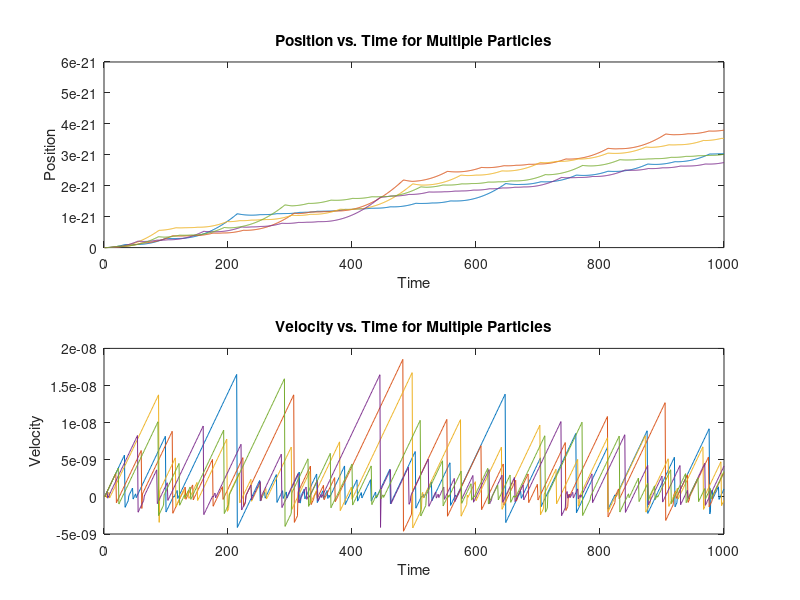

MATLAB code for this plot:
% Constants
C.q_0 = 1.60217653e-19;             % electron charge (Coulombs)
C.hb = 1.054571596e-34;             % Dirac constant (Js)
C.h = C.hb * 2 * pi;                % Planck constant (Js)
C.m_0 = 9.10938215e-31;             % electron mass (kg)
C.kb = 1.3806504e-23;               % Boltzmann constant (J/K)
C.eps_0 = 8.854187817e-12;          % vacuum permittivity (F/m)
C.mu_0 = 1.2566370614e-6;           % vacuum permeability (H/m)
C.c = 299792458;                    % speed of light (m/s)

% Simulation parameters
num_particles = 5;                % Number of particles
num_steps = 1000;                   % Number of time steps
dt = 1e-15;                         % Time step size (1 femtosecond)
prob_scatter = 0.05;                % Probability of scattering at each time step

% Initialize variables (using vectors for multiple particles)
x = zeros(num_particles, num_steps);    % Position array (matrix)
v = zeros(num_particles, num_steps);    % Velocity array (matrix)
drift_v = zeros(num_particles, 1);      % Drift velocity array

% Initialize particles
x(:, 1) = 0;                        % Initial positions (all particles at x=0)
v(:, 1) = 0;                        % Initial velocities (all particles at v=0)

% Simulation loop for each particle
for p = 1:num_particles
    for t = 2:num_steps
        % Update position and velocity with a force (example: constant acceleration)
        F = C.q_0 * 1e-6;           % Example force (1 uN)
        a = F / C.m_0;              % Acceleration (F = ma)
        v(p, t) = v(p, t-1) + a * dt; % Update velocity
        x(p, t) = x(p, t-1) + v(p, t) * dt; % Update position
        
        % Check for scattering
        if rand() < prob_scatter
            % Set velocity back to 0 if scattered (elastic collision)
            v(p, t) = -0.25 * v(p, t-1); % Velocity after scattering = -0.25 * Velocity before scattering
        end
    end
    
    % Calculate drift velocity for each particle
    drift_v(p) = (x(p, end) - x(p, 1)) / (num_steps * dt);
end

% Plotting
figure;

% Plot position vs. time for each particle
subplot(2, 1, 1);
for p = 1:num_particles
    plot(1:num_steps, x(p, :), '-');
    hold on;
end
xlabel('Time');
ylabel('Position');
title('Position vs. Time for Multiple Particles');
hold off;

% Plot velocity vs. time for each particle
subplot(2, 1, 2);
for p = 1:num_particles
    plot(1:num_steps, v(p, :), '-');
    hold on;
end
xlabel('Time');
ylabel('Velocity');
title('Velocity vs. Time for Multiple Particles');
hold off;
